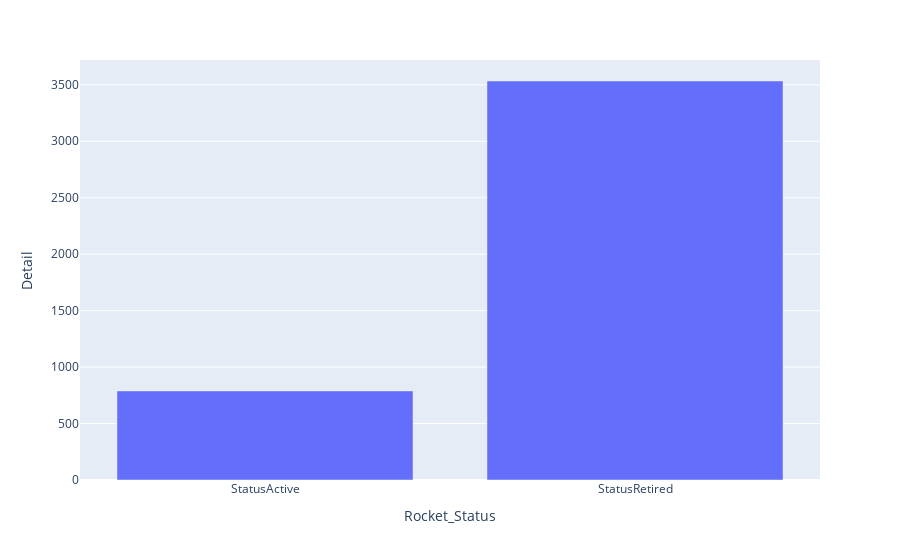

Notebook code cell kept with this figure:
### Code cell
rocket_status_bar = px.bar(data_frame=rocket_status, x="Rocket_Status", y="Detail")
rocket_status_bar.show()

### Figure 1 — Plotly figure (JSON) as saved in the notebook; plotly's stock layout.template omitted (floating-point values rounded to 4 significant figures)
{"data": [{"alignmentgroup": "True", "hovertemplate": "Rocket_Status=%{x}<br>Detail=%{y}<extra></extra>", "legendgroup": "", "marker": {"color": "#636efa", "pattern": {"shape": ""}}, "name": "", "offsetgroup": "", "orientation": "v", "showlegend": false, "textposition": "auto", "type": "bar", "x": ["StatusActive", "StatusRetired"], "xaxis": "x", "y": [789, 3534], "yaxis": "y"}], "layout": {"barmode": "relative", "legend": {"tracegroupgap": 0}, "margin": {"t": 60}, "xaxis": {"anchor": "y", "domain": [0, 1], "title": {"text": "Rocket_Status"}}, "yaxis": {"anchor": "x", "domain": [0, 1], "title": {"text": "Detail"}}}}
